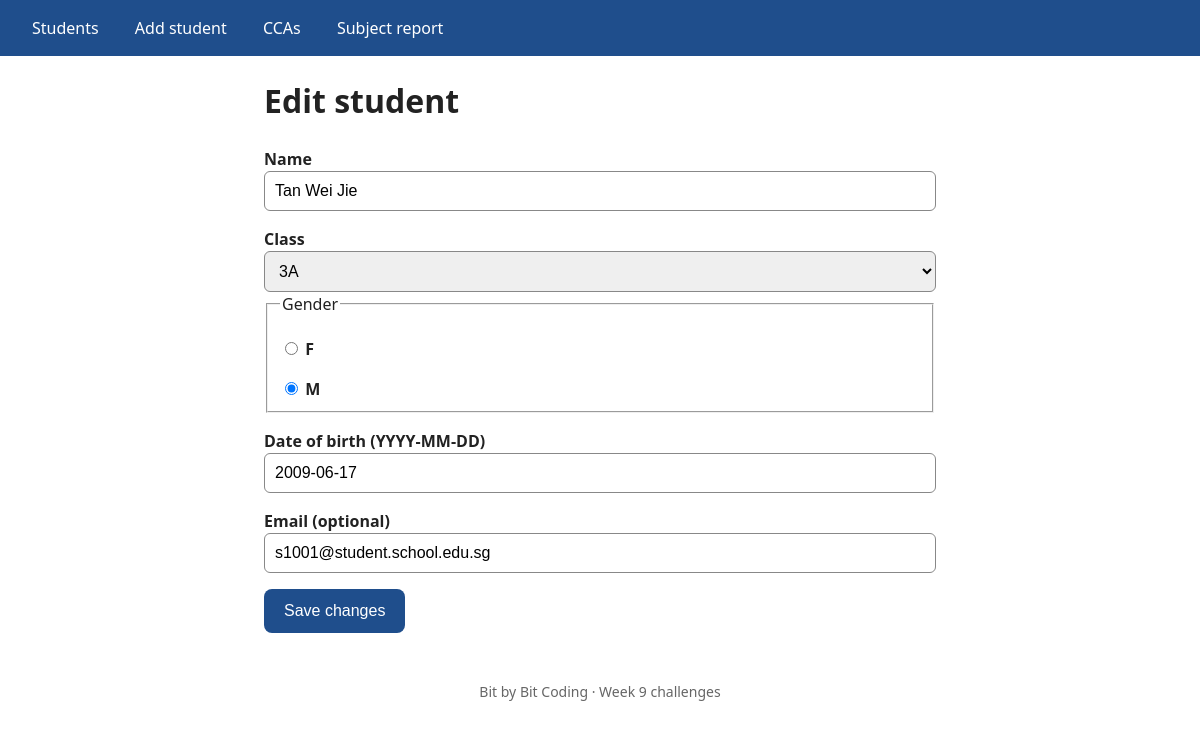
The page /students/1/edit on the database its author committed.
### tables this page shows
CREATE TABLE students (
    student_id  INTEGER PRIMARY KEY,
    name        TEXT NOT NULL,
    class       TEXT NOT NULL,
    gender      TEXT NOT NULL CHECK (gender IN ('M', 'F')),
    dob         TEXT NOT NULL,           -- YYYY-MM-DD
    email       TEXT                     -- NULL if not provided
);

### week-09-flask-sqlite-crud/Answers/challenges-1-3-school/app.py (the view, shortened to what this page needs)
@app.route("/students/<int:student_id>/edit", methods=["GET", "POST"])
def edit(student_id):
    s = get_student_or_404(student_id)
    form, errors = dict(s), {}
    form["email"] = form["email"] or ""
    return render_template("form.html", form=form, errors=errors, classes=CLASSES, editing=True, student_id=student_id)

### week-09-flask-sqlite-crud/Answers/challenges-1-3-school/app.py (called while the page is built)
def get_student_or_404(student_id):
    student = get_db().execute("SELECT * FROM students WHERE student_id = ?", (student_id,)).fetchone()
    if student is None:
        abort(404)
    return student

### week-09-flask-sqlite-crud/Answers/challenges-1-3-school/db.py (called while the page is built)
def get_db():
    if "db" not in g:
        g.db = sqlite3.connect(current_app.config["DATABASE"])
        g.db.row_factory = sqlite3.Row            # rows behave like dictionaries: row["name"]
        g.db.execute("PRAGMA foreign_keys = ON")   # must be switched on for EVERY connection
    return g.db

### week-09-flask-sqlite-crud/Answers/challenges-1-3-school/templates/form.html (shortened to what this page needs)
{% extends "base.html" %}
{% block content %}
<h1>{{ 'Edit student' if editing else 'Add a student' }}</h1>
<form method="post" novalidate
      action="{{ url_for('edit', student_id=student_id) if editing else url_for('create') }}">
  <label for="name">Name</label>
  <input type="text" id="name" name="name" value="{{ form.name }}">
  <label for="class">Class</label>
  <select id="class" name="class">
    {% for c in classes %}<option value="{{ c }}" {{ 'selected' if form['class'] == c }}>{{ c }}</option>{% endfor %}
  </select>
  <fieldset>
    <legend>Gender</legend>
    <label><input type="radio" name="gender" value="F" {{ 'checked' if form.gender == 'F' }}> F</label>
    <label><input type="radio" name="gender" value="M" {{ 'checked' if form.gender == 'M' }}> M</label>
  </fieldset>
  <label for="dob">Date of birth (YYYY-MM-DD)</label>
  <input type="text" id="dob" name="dob" value="{{ form.dob }}" inputmode="numeric">
  <label for="email">Email (optional)</label>
  <input type="text" id="email" name="email" value="{{ form.email }}" inputmode="email">
  <button type="submit">{{ 'Save changes' if editing else 'Add student' }}</button>
</form>
{% endblock %}

### week-09-flask-sqlite-crud/Answers/challenges-1-3-school/static/style.css (style rules this page uses)
:root { --blue: #1f4e8c; --light: #eef3fa; --good: #e3f4e6; }
body { font-family: system-ui, sans-serif; font-size: 1rem; line-height: 1.5; margin: 0; color: #222; }
label { display: block; margin-top: 1rem; font-weight: 600; }
input[type=text], input[type=search], select, textarea { font-size: 1rem; padding: 0.625rem; width: 100%; box-sizing: border-box; border: 1px solid #888; border-radius: 0.375rem; }
button { font-size: 1rem; padding: 0.75rem 1.25rem; margin-top: 1rem; background: var(--blue); color: white; border: 0; border-radius: 0.5rem; min-height: 44px; }

### rows shown on the page
students: name "Tan Wei Jie", dob "2009-06-17", email "s1001@student.school.edu.sg"

### other values the page prints
{{ 'Edit student' if editing else 'Add a student' }} "Edit student"
{{ 'Save changes' if editing else 'Add student' }} "Save changes"
form field class "3A"
